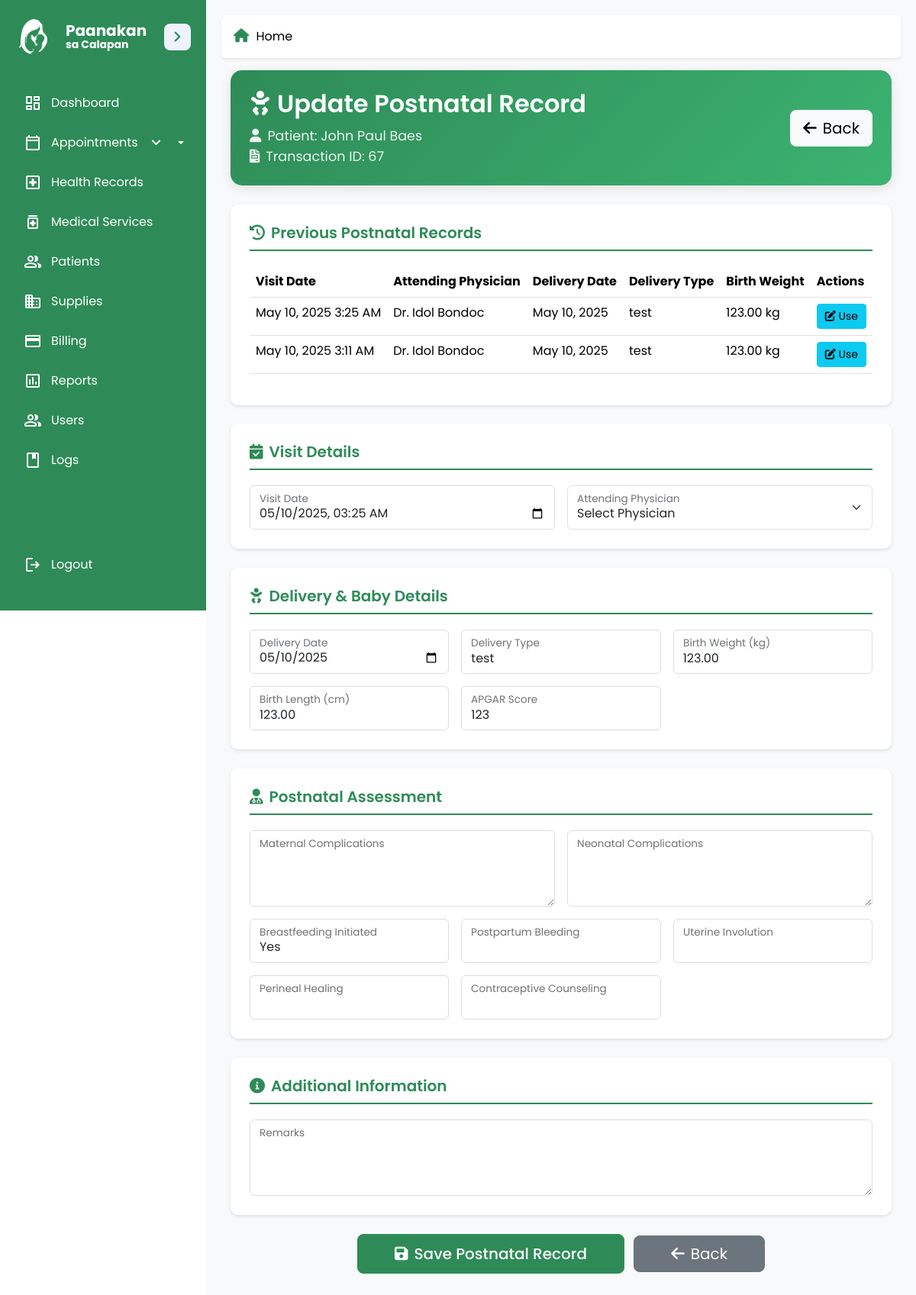
/healthrecords/postnatal_records.php?case_id=C006&transaction_id=67 (signed in), run on the app's committed database.
### tables this page shows
CREATE TABLE `medical_transactions` (
  `transaction_id` int(11) NOT NULL,
  `case_id` varchar(20) NOT NULL,
  `service_id` int(11) NOT NULL,
  `transaction_date` datetime NOT NULL,
  `amount` decimal(10,2) NOT NULL,
  `payment_status` text NOT NULL DEFAULT 'Pending',
  `diagnosis` text DEFAULT NULL,
  `results` text DEFAULT NULL
);

CREATE TABLE `postnatal_records` (
  `record_id` int(11) NOT NULL,
  `patient_id` int(11) NOT NULL,
  `appointment_id` int(11) DEFAULT NULL,
  `transaction_id` int(11) DEFAULT NULL,
  `visit_date` datetime DEFAULT NULL,
  `attending_physician` varchar(255) DEFAULT NULL,
  `delivery_date` date DEFAULT NULL,
  `delivery_type` varchar(100) DEFAULT NULL,
  `birth_weight` decimal(5,2) DEFAULT NULL,
  `birth_length` decimal(5,2) DEFAULT NULL,
  `apgar_score` varchar(20) DEFAULT NULL,
  `maternal_complications` text DEFAULT NULL,
  `neonatal_complications` text DEFAULT NULL,
  `breastfeeding_initiated` varchar(10) DEFAULT NULL,
  `postpartum_bleeding` varchar(100) DEFAULT NULL,
  `uterine_involution` varchar(100) DEFAULT NULL,
  `perineal_healing` varchar(100) DEFAULT NULL,
  `contraceptive_counseling` varchar(100) DEFAULT NULL,
  `remarks` text DEFAULT NULL,
  `created_at` timestamp NOT NULL DEFAULT current_timestamp()
);

### healthrecords/postnatal_records.php (called while the page is built, shortened)
<?php
$pdo = connection();
$transaction_id = isset($_GET['transaction_id']) ? intval($_GET['transaction_id']) : null;
$patient_id = isset($_GET['patient_id']) ? intval($_GET['patient_id']) : null;
if ($transaction_id) {
    $query = "
        SELECT
            mt.*,
            p.patient_id,
            CONCAT(p.first_name, ' ', p.last_name) AS fullname
        FROM medical_transactions mt
        JOIN patients p ON mt.case_id = p.case_id
        WHERE mt.transaction_id = ?
    ";
    $stmt = $pdo->prepare($query);
    $stmt->execute([$transaction_id]);
    $transaction = $stmt->fetch(PDO::FETCH_ASSOC);
    $patient_id = $transaction['patient_id'];
}
$stmt = $pdo->prepare("
    SELECT * FROM postnatal_records
    WHERE patient_id = ?
    ORDER BY visit_date DESC
");
$stmt->execute([$patient_id]);
$existingRecords = $stmt->fetchAll(PDO::FETCH_ASSOC);
$existingRecord = null;
if ($transaction_id) {
    $stmt = $pdo->prepare("SELECT * FROM postnatal_records WHERE transaction_id = ? LIMIT 1");
    $stmt->execute([$transaction_id]);
    $existingRecord = $stmt->fetch(PDO::FETCH_ASSOC);
}
include '../templates/postnatal_form.php';
?>

### templates/postnatal_form.php (the view, shortened to what this page needs)
<!DOCTYPE html>
<html lang="en">
<head>
    <link href="https://cdn.jsdelivr.net/npm/bootstrap@5.3.3/dist/css/bootstrap.min.css" rel="stylesheet">
    <link rel="stylesheet" href="../css/sidebar.css">
    <link rel="stylesheet" href="../css/components.css">
    <link rel="stylesheet" href="../css/toast-alert.css">
    <link rel="stylesheet" href="https://cdnjs.cloudflare.com/ajax/libs/font-awesome/6.4.0/css/all.min.css">
</head>
<body>
    <div class="dashboard-container">
        <?php include('../healthrecords/sidebar.php'); ?>
        <main class="dashboard-main-content">
            <?php include '../admin/breadcrumb.php'; ?>
            <div class="container">
                <div class="patient-header">
                    <div class="row align-items-center">
                        <div class="col-md-8">
                            <h2><i class="fas fa-baby me-2"></i><?= $existingRecord ? 'Update' : 'Add' ?> Postnatal Record</h2>
                            <?php if (isset($patient) || isset($appointment) || isset($transaction)): ?>
                            <p class="mb-0">
                                <i class="fas fa-user me-2"></i>Patient: <?= htmlspecialchars($patient['fullname'] ?? $appointment['fullname'] ?? $transaction['fullname']) ?>
                                <?php if (isset($transaction)): ?>
                                    <br>
                                    <i class="fas fa-file-invoice me-2"></i>Transaction ID: <?= htmlspecialchars($transaction['transaction_id']) ?>
                                <?php endif; ?>
                            </p>
                            <?php endif; ?>
                        </div>
                        <div class="col-md-4 text-md-end">
                            <a href="javascript:history.back()" class="btn btn-light btn-lg">
                                <i class="fas fa-arrow-left me-2"></i>Back
                            </a>
                        </div>
                    </div>
                </div>
                <?php if (!empty($existingRecords)): ?>
                <div class="section-container mb-4">
                    <h5><i class="fas fa-history me-2"></i>Previous Postnatal Records</h5>
                    <div class="table-responsive">
                        <table class="table table-hover">
                            <thead>
                                <tr>
                                    <th>Visit Date</th>
                                    <th>Attending Physician</th>
                                    <th>Delivery Date</th>
                                    <th>Delivery Type</th>
                                    <th>Birth Weight</th>
                                    <th>Actions</th>
                                </tr>
                            </thead>
                            <tbody>
                                <?php foreach ($existingRecords as $record): ?>
                                <tr>
                                    <td><?= date('F j, Y g:i A', strtotime($record['visit_date'])) ?></td>
                                    <td><?= htmlspecialchars($record['attending_physician']) ?></td>
                                    <td><?= date('F j, Y', strtotime($record['delivery_date'])) ?></td>
                                    <td><?= htmlspecialchars($record['delivery_type']) ?></td>
                                    <td><?= htmlspecialchars($record['birth_weight']) ?> kg</td>
                                    <td>
                                        <button type="button" class="btn btn-sm btn-info"
                                            onclick="populateForm(<?= htmlspecialchars(json_encode($record)) ?>)">
                                            <i class="fas fa-edit"></i> Use
                                        </button>
                                    </td>
                                </tr>
                                <?php endforeach; ?>
                            </tbody>
                        </table>
                    </div>
                </div>
                <?php endif; ?>
                <form action="" method="POST" class="needs-validation" novalidate>
                    <div class="section-container">
                        <h5><i class="fas fa-calendar-check me-2"></i>Visit Details</h5>
                        <div class="row g-3">
                            <div class="col-md-6">
                                <div class="form-floating">
                                    <input type="datetime-local" class="form-control" id="visit_date" name="visit_date"
                                        value="<?= $existingRecord ? date('Y-m-d\TH:i', strtotime($existingRecord['visit_date'])) : '' ?>" required>
                                    <label for="visit_date">Visit Date</label>
                                </div>
                            </div>
                            <div class="col-md-6">
                                <div class="form-floating">
                                    <select name="attending_physician" id="attending_physician" class="form-select" required>
                                        <option value="">Select Physician</option>
                                    </select>
                                    <label for="attending_physician">Attending Physician</label>
                                </div>
                            </div>
                        </div>
                    </div>
                    <div class="section-container">
                        <h5><i class="fas fa-baby me-2"></i>Delivery & Baby Details</h5>
                        <div class="row g-3">
                            <div class="col-md-4">
                                <div class="form-floating">
                                    <input type="date" class="form-control" id="delivery_date" name="delivery_date"
                                        value="<?= $existingRecord ? htmlspecialchars($existingRecord['delivery_date']) : '' ?>" required>
                                    <label for="delivery_date">Delivery Date</label>
                                </div>
                            </div>
                            <div class="col-md-4">
                                <div class="form-floating">
                                    <input type="text" class="form-control" id="delivery_type" name="delivery_type"
                                        value="<?= $existingRecord ? htmlspecialchars($existingRecord['delivery_type']) : '' ?>" required>
                                    <label for="delivery_type">Delivery Type</label>
                                </div>
                            </div>
                            <div class="col-md-4">
                                <div class="form-floating">
                                    <input type="number" step="0.01" class="form-control" id="birth_weight" name="birth_weight"
                                        value="<?= $existingRecord ? htmlspecialchars($existingRecord['birth_weight']) : '' ?>" required>
                                    <label for="birth_weight">Birth Weight (kg)</label>
                                </div>
                            </div>
                            <div class="col-md-4">
                                <div class="form-floating">
                                    <input type="number" step="0.01" class="form-control" id="birth_length" name="birth_length"
                                        value="<?= $existingRecord ? htmlspecialchars($existingRecord['birth_length']) : '' ?>">
                                    <label for="birth_length">Birth Length (cm)</label>
                                </div>
                            </div>
                            <div class="col-md-4">
                                <div class="form-floating">
                                    <input type="text" class="form-control" id="apgar_score" name="apgar_score"
                                        value="<?= $existingRecord ? htmlspecialchars($existingRecord['apgar_score']) : '' ?>">
                                    <label for="apgar_score">APGAR Score</label>
                                </div>
                            </div>
                        </div>
                    </div>
                    <div class="section-container">
                        <h5><i class="fas fa-user-md me-2"></i>Postnatal Assessment</h5>
                        <div class="row g-3">
                            <div class="col-md-6">
                                <div class="form-floating">
                                    <textarea class="form-control" id="maternal_complications" name="maternal_complications" style="height: 100px"></textarea>
                                    <label for="maternal_complications">Maternal Complications</label>
                                </div>
                            </div>
                            <div class="col-md-6">
                                <div class="form-floating">
                                    <textarea class="form-control" id="neonatal_complications" name="neonatal_complications" style="height: 100px"></textarea>
                                    <label for="neonatal_complications">Neonatal Complications</label>
                                </div>
                            </div>
                            <div class="col-md-4">
                                <div class="form-floating">
                                    <select class="form-control" id="breastfeeding_initiated" name="breastfeeding_initiated" required>
                                        <option value="Yes" <?= $existingRecord && $existingRecord['breastfeeding_initiated'] === 'Yes' ? 'selected' : '' ?>>Yes</option>
                                    </select>
                                    <label for="breastfeeding_initiated">Breastfeeding Initiated</label>
                                </div>
                            </div>
                            <div class="col-md-4">
                                <div class="form-floating">
                                    <input type="text" class="form-control" id="postpartum_bleeding" name="postpartum_bleeding"
                                        value="<?= $existingRecord ? htmlspecialchars($existingRecord['postpartum_bleeding']) : '' ?>">
                                    <label for="postpartum_bleeding">Postpartum Bleeding</label>
                                </div>
                            </div>
                            <div class="col-md-4">
                                <div class="form-floating">
                                    <input type="text" class="form-control" id="uterine_involution" name="uterine_involution"
                                        value="<?= $existingRecord ? htmlspecialchars($existingRecord['uterine_involution']) : '' ?>">
                                    <label for="uterine_involution">Uterine Involution</label>
                                </div>
                            </div>
                            <div class="col-md-4">
                                <div class="form-floating">
                                    <input type="text" class="form-control" id="perineal_healing" name="perineal_healing"
                                        value="<?= $existingRecord ? htmlspecialchars($existingRecord['perineal_healing']) : '' ?>">
                                    <label for="perineal_healing">Perineal Healing</label>
                                </div>
                            </div>
                            <div class="col-md-4">
                                <div class="form-floating">
                                    <input type="text" class="form-control" id="contraceptive_counseling" name="contraceptive_counseling"
                                        value="<?= $existingRecord ? htmlspecialchars($existingRecord['contraceptive_counseling']) : '' ?>">
                                    <label for="contraceptive_counseling">Contraceptive Counseling</label>
                                </div>
                            </div>
                        </div>
                    </div>
                    <div class="section-container">
                        <h5><i class="fas fa-info-circle me-2"></i>Additional Information</h5>
                        <div class="row g-3">
                            <div class="col-md-12">
                                <div class="form-floating">
                                    <textarea class="form-control" id="remarks" name="remarks" style="height: 100px"><?= $existingRecord ? htmlspecialchars($existingRecord['remarks']) : '' ?></textarea>
                                    <label for="remarks">Remarks</label>
                                </div>
                            </div>
                        </div>
                    </div>
                    <div class="text-center mt-4 mb-5">
                        <button type="button" id="saveRecordBtn" class="btn btn-success btn-lg px-5 me-2">
                            <i class="fas fa-save me-2"></i>Save Postnatal Record
                        </button>
                        <a href="javascript:history.back()" class="btn btn-secondary btn-lg px-5">
                            <i class="fas fa-arrow-left me-2"></i>Back
                        </a>
                    </div>
                </form>
            </div>
        </main>
    </div>
</body>
</html>

### data on the page
medical_transactions: transaction_id "67"
postnatal_records: visit_date "May 10, 2025 3:25 AM", attending_physician "Dr. Idol Bondoc", delivery_date "May 10, 2025", delivery_type "test", birth_weight "123.00", visit_date "05/10/2025 03:25", delivery_date "05/10/2025", birth_length "123.00", apgar_score "123", breastfeeding_initiated "Yes"
postnatal_records: visit_date "May 10, 2025 3:11 AM", attending_physician "Dr. Idol Bondoc", delivery_date "May 10, 2025", delivery_type "test", birth_weight "123.00"

### other printed values
$name "Home"
$patient['fullname'] "John Paul Baes"
